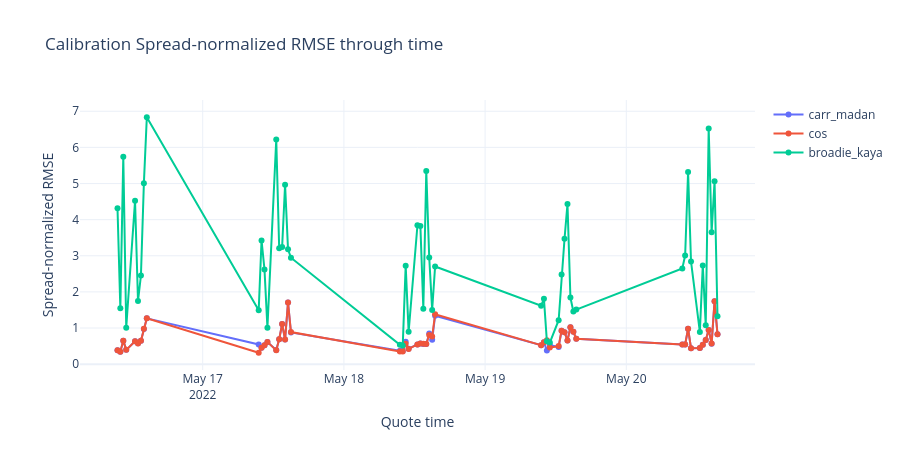
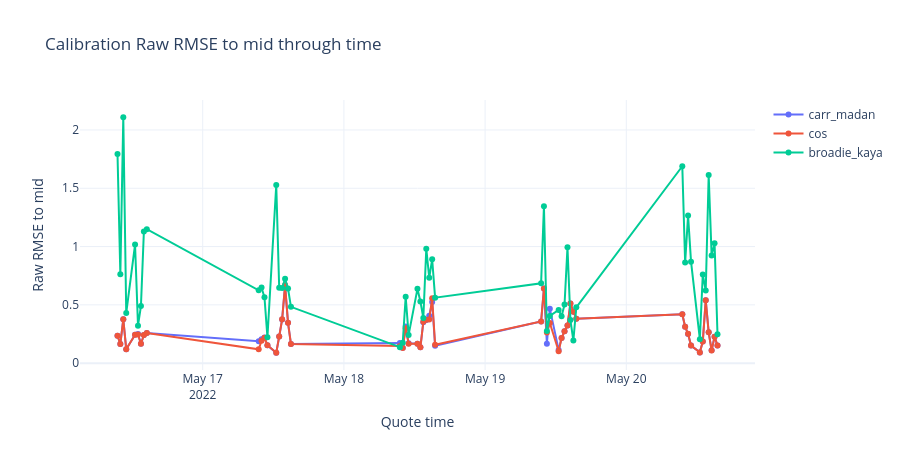
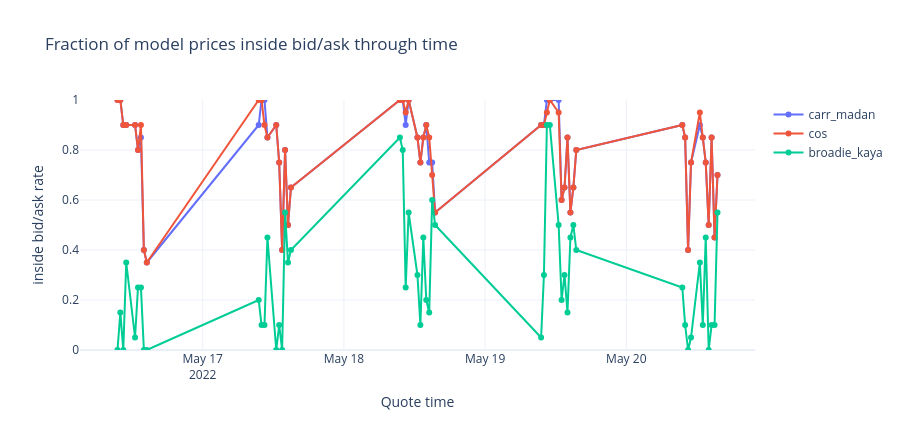
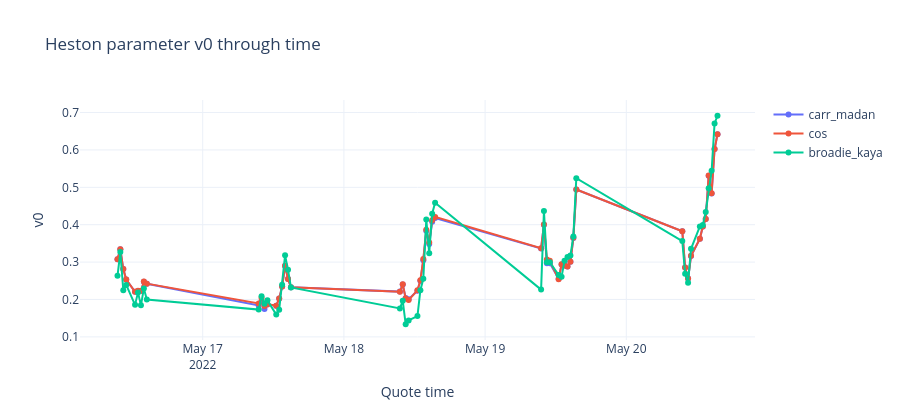

Here is the notebook cell these charts were saved with, in order:
### Code cell
# Cell 5: plotting through time, price/IV surfaces, and errors to mid.
METHODS = [m for m in ["carr_madan", "cos", "broadie_kaya"] if m in fit_results]
missing = [m for m in METHODS if m not in fit_results]
if missing:
    raise RuntimeError(f"Run the method cells first. Missing: {missing}")

base_cols = [
    "quote_datetime", "date", "time", "minute_of_day", "spot", "tau_years", "tau_minutes",
    "strike", "moneyness", "bid", "ask", "mid", "half_spread", "intrinsic", "market_time_value", "error_scale", "market_iv",
]
method_cols = lambda m: [
    f"{m}_price", f"{m}_iv", f"{m}_err", f"{m}_abs_err", f"{m}_rel_err",
    f"{m}_time_value", f"{m}_time_value_err", f"{m}_spread_norm_err",
    f"{m}_total_variance_err", f"{m}_total_variance_valid", f"{m}_within_bid_ask",
]
combined_fit = fit_results[METHODS[0]]["fit"][base_cols + method_cols(METHODS[0])].copy()
merge_keys = ["quote_datetime", "strike"]
for method in METHODS[1:]:
    cols = merge_keys + method_cols(method)
    combined_fit = combined_fit.merge(fit_results[method]["fit"][cols], on=merge_keys, how="left")

summary = pd.concat([fit_results[m]["summary"] for m in METHODS], ignore_index=True)
display(summary)

validation_df = validate_pricers_on_sections(fit_results["carr_madan"]["calibration"] if "carr_madan" in fit_results else None)
display(validation_df)



def build_fit_diagnostics(combined_fit, methods=METHODS):
    rows = []
    for method in methods:
        tmp = combined_fit[[
            "quote_datetime", "date", "time", "tau_minutes", "strike", "moneyness", "mid",
            "market_time_value", "half_spread", "error_scale",
            f"{method}_err", f"{method}_time_value_err", f"{method}_spread_norm_err",
            f"{method}_within_bid_ask",
        ]].copy()
        tmp["method"] = method
        tmp = tmp.rename(columns={
            f"{method}_err": "raw_err",
            f"{method}_time_value_err": "time_value_err",
            f"{method}_spread_norm_err": "spread_norm_err",
            f"{method}_within_bid_ask": "within_bid_ask",
        })
        rows.append(tmp)
    out = pd.concat(rows, ignore_index=True)
    out["abs_spread_norm_err"] = out["spread_norm_err"].abs()
    out["tau_bucket"] = pd.cut(
        out["tau_minutes"],
        bins=[0, 30, 60, 120, 240, np.inf],
        labels=["0-30m", "30-60m", "60-120m", "120-240m", "240m+"],
        include_lowest=True,
    )
    out["moneyness_bucket"] = pd.cut(
        out["moneyness"],
        bins=[0.0, 0.985, 0.995, 1.005, 1.015, np.inf],
        labels=["deep_ITM_call", "ITM_call", "ATM", "OTM_call", "deep_OTM_call"],
        include_lowest=True,
    )
    return out


fit_diagnostics = build_fit_diagnostics(combined_fit)
error_by_tau_bucket = (
    fit_diagnostics.groupby(["method", "tau_bucket"], observed=True)
    .agg(
        n=("spread_norm_err", "size"),
        spread_norm_rmse=("spread_norm_err", lambda x: float(np.sqrt(np.mean(np.asarray(x) ** 2)))),
        mean_abs_spread_norm_err=("abs_spread_norm_err", "mean"),
        bid_ask_hit_rate=("within_bid_ask", "mean"),
        raw_rmse=("raw_err", lambda x: float(np.sqrt(np.mean(np.asarray(x) ** 2)))),
    )
    .reset_index()
)
error_by_moneyness_bucket = (
    fit_diagnostics.groupby(["method", "moneyness_bucket"], observed=True)
    .agg(
        n=("spread_norm_err", "size"),
        spread_norm_rmse=("spread_norm_err", lambda x: float(np.sqrt(np.mean(np.asarray(x) ** 2)))),
        mean_abs_spread_norm_err=("abs_spread_norm_err", "mean"),
        bid_ask_hit_rate=("within_bid_ask", "mean"),
        raw_rmse=("raw_err", lambda x: float(np.sqrt(np.mean(np.asarray(x) ** 2)))),
    )
    .reset_index()
)
parameter_path = pd.concat(
    [fit_results[m]["calibration"].assign(method=m) for m in METHODS],
    ignore_index=True,
)
bid_ask_violation_rows = fit_diagnostics[~fit_diagnostics["within_bid_ask"]].copy()

display(error_by_tau_bucket)
display(error_by_moneyness_bucket)
display(parameter_path[["method", "quote_datetime", "tau_minutes", "fit_mode", *PARAM_NAMES, "spread_normalized_rmse", "within_bid_ask_rate", "total_variance_rmse"]].head())
display(bid_ask_violation_rows.head())


def plot_rmse_through_time(metric="spread_normalized_rmse"):
    fig = go.Figure()
    for method in METHODS:
        c = fit_results[method]["calibration"].sort_values("quote_datetime")
        fig.add_trace(go.Scatter(x=c["quote_datetime"], y=c[metric], mode="lines+markers", name=method))
    y_title = "Spread-normalized RMSE" if metric == "spread_normalized_rmse" else "Raw RMSE to mid"
    fig.update_layout(title=f"Calibration {y_title} through time", xaxis_title="Quote time", yaxis_title=y_title, template="plotly_white", height=450)
    fig.show()


def plot_bid_ask_hit_rate():
    fig = go.Figure()
    for method in METHODS:
        c = fit_results[method]["calibration"].sort_values("quote_datetime")
        fig.add_trace(go.Scatter(x=c["quote_datetime"], y=c["within_bid_ask_rate"], mode="lines+markers", name=method))
    fig.update_layout(title="Fraction of model prices inside bid/ask through time", xaxis_title="Quote time", yaxis_title="inside bid/ask rate", template="plotly_white", height=430, yaxis=dict(range=[0, 1]))
    fig.show()


def plot_parameter_through_time(param):
    fig = go.Figure()
    for method in METHODS:
        c = fit_results[method]["calibration"].sort_values("quote_datetime")
        fig.add_trace(go.Scatter(x=c["quote_datetime"], y=c[param], mode="lines+markers", name=method))
    fig.update_layout(title=f"Heston parameter {param} through time", xaxis_title="Quote time", yaxis_title=param, template="plotly_white", height=420)
    fig.show()



def option_side_region_traces_for_surface(df, pivot, value_col):
    spot_by_time = df.groupby("quote_datetime")["spot"].median().reindex(pivot.index)
    strikes = pivot.columns.astype(float).to_numpy()
    strike_min = float(np.nanmin(strikes))
    strike_max = float(np.nanmax(strikes))

    z_values = pivot.to_numpy(dtype=float)
    finite_z = z_values[np.isfinite(z_values)]
    if finite_z.size == 0:
        z_min, z_max = -1.0, 1.0
    else:
        z_min, z_max = float(finite_z.min()), float(finite_z.max())
        if np.isclose(z_min, z_max):
            pad = max(abs(z_min) * 0.10, 1e-8)
            z_min -= pad
            z_max += pad
    z_span = max(z_max - z_min, 1e-8)
    z_floor = z_min - 0.04 * z_span

    y_labels = [str(t) for t in pivot.index]
    y = np.column_stack([y_labels, y_labels])
    spot = spot_by_time.to_numpy(dtype=float)
    n = len(pivot.index)
    gradient = np.tile(np.linspace(0.0, 1.0, 2), (n, 1))

    put_x = np.column_stack([np.full(n, strike_min), spot])
    put_z = np.full((n, 2), z_floor, dtype=float)
    call_x = np.column_stack([spot, np.full(n, strike_max)])
    call_z = np.full((n, 2), z_floor, dtype=float)
    atm_x = np.column_stack([spot, spot])
    atm_z = np.column_stack([np.full(n, z_min), np.full(n, z_max)])

    return [
        go.Surface(
            x=put_x, y=y, z=put_z,
            surfacecolor=gradient,
            colorscale=[[0.0, "rgb(0,20,255)"], [1.0, "rgb(0,255,255)"]],
            opacity=0.36,
            showscale=False,
            name="Synthetic put side (K < spot)",
            hovertemplate="synthetic put side<br>K=%{x:.0f}<br>time=%{y}<extra></extra>",
        ),
        go.Surface(
            x=call_x, y=y, z=call_z,
            surfacecolor=gradient,
            colorscale=[[0.0, "rgb(255,20,20)"], [1.0, "rgb(255,235,0)"]],
            opacity=0.36,
            showscale=False,
            name="Call side (K > spot)",
            hovertemplate="call side<br>K=%{x:.0f}<br>time=%{y}<extra></extra>",
        ),
        go.Surface(
            x=atm_x, y=y, z=atm_z,
            surfacecolor=np.zeros_like(atm_z, dtype=float),
            colorscale=[[0.0, "rgb(0,0,0)"], [1.0, "rgb(0,0,0)"]],
            opacity=0.45,
            showscale=False,
            name="Underlying / ATM divider",
            hovertemplate="spot=%{x:.2f}<br>time=%{y}<extra>Underlying divider</extra>",
        ),
    ]


def plot_surface(value_col, title, day=None, colorscale="Viridis"):
    df = combined_fit if day is None else combined_fit[combined_fit["date"] == day]
    pivot = df.pivot_table(index="quote_datetime", columns="strike", values=value_col, aggfunc="mean").sort_index()
    fig = go.Figure()
    fig.add_trace(go.Surface(
        x=pivot.columns.astype(float),
        y=[str(x) for x in pivot.index],
        z=pivot.to_numpy(dtype=float),
        colorscale=colorscale,
        colorbar=dict(title=value_col),
        name=value_col,
    ))
    for trace in option_side_region_traces_for_surface(df, pivot, value_col):
        fig.add_trace(trace)
    fig.update_layout(
        title=title,
        scene=dict(xaxis_title="Strike", yaxis_title="Quote time", zaxis_title=value_col),
        template="plotly_white",
        height=720,
    )
    fig.show()

def plot_error_box(error_kind="spread_norm"):
    fig = go.Figure()
    for method in METHODS:
        col = f"{method}_spread_norm_err" if error_kind == "spread_norm" else f"{method}_err"
        fig.add_trace(go.Box(y=combined_fit[col], name=method, boxmean=True))
    title = "Spread-normalized model error to mid" if error_kind == "spread_norm" else "Raw model price error to mid"
    y_title = "(model - mid) / quote error scale" if error_kind == "spread_norm" else "model price - mid"
    fig.update_layout(title=title, yaxis_title=y_title, template="plotly_white", height=450)
    fig.show()


plot_rmse_through_time("spread_normalized_rmse")
plot_rmse_through_time("rmse")
plot_bid_ask_hit_rate()
for p in PARAM_NAMES:
    plot_parameter_through_time(p)

first_day = combined_fit["date"].min()
plot_surface("mid", f"Market mid price surface - {first_day}", day=first_day)
plot_surface("market_time_value", f"Market time-value surface - {first_day}", day=first_day)
for method in METHODS:
    plot_surface(f"{method}_price", f"{method} fitted price surface - {first_day}", day=first_day)
    plot_surface(f"{method}_time_value", f"{method} fitted time-value surface - {first_day}", day=first_day)
    plot_surface(f"{method}_spread_norm_err", f"{method} spread-normalized error surface - {first_day}", day=first_day, colorscale="RdBu")
    plot_surface(f"{method}_err", f"{method} raw error to mid surface - {first_day}", day=first_day, colorscale="RdBu")
plot_error_box("spread_norm")
plot_error_box("raw")
